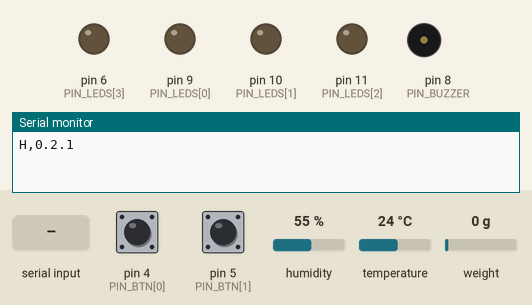
Simulated run of this sketch. Board: Arduino Uno, built with avr-gcc and run on an emulated ATmega328P. On the bench: output pins drawn as LEDs (lit = HIGH), buzzer (waves = sounding, pin HIGH), the last lines printed to the serial monitor. The inputs (shaded band) are chosen by the test bench; at power-on: pin 4 (PIN_BTN[0]) HIGH, pin 5 (PIN_BTN[1]) HIGH, humidity 55 %, temperature 24 °C, weight on the scale 0 g.

Above: at 2.2 s.
2.3 s: "BUZ\n" received over Serial
At 2.73 s:
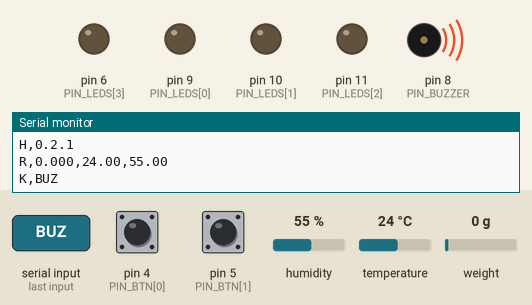
4.3 s: pin 4 (PIN_BTN[0]) pulled LOW for 1 s
6.8 s: "LIGHT\n" received over Serial
8.3 s: "TARE\n" received over Serial
Timing chart, 0 to 11.3 s (numbered marks = the images above; inputs shaded):
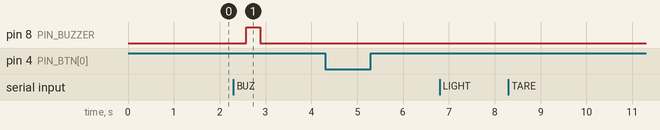

The sketch:

colchon_uno.ino
```cpp
/*
  Colchón Minuta — prototipo con Arduino UNO (USB hacia la PC).
  Mide peso (HX711), temperatura y humedad (AHT20); maneja un LED con brillo,
  un buzzer y dos botones. No habla con Internet: el puente de Python
  (hardware/bridge) lee este puerto serie. Protocolo: docs/hardware_protocolo.md

  Librerías (Administrar bibliotecas): "HX711" de Bogdan Necula,
  "Adafruit AHTX0" (instala también Adafruit BusIO).

  Conexiones (todo a 5 V del USB):
    HX711   DT -> D2, SCK -> D3, VCC -> 5V, GND -> GND
    AHT20   SDA -> A4, SCL -> A5, VCC -> 5V (o 3,3V según tu módulo), GND
    LED x4  D9, D10, D11, D6 -> 220 ohm -> LED -> GND   (PWM: brillo + patron giratorio)
    Buzzer  D8 -> buzzer ACTIVO -> GND
    Botón 1 D4 y GND (INPUT_PULLUP);  Botón 2 D5 y GND
  Si el buzzer toma más de 20 mA, usa un transistor 2N2222 + resistencia de 1 kΩ.
*/
#include <Wire.h>
#include <EEPROM.h>
#include <HX711.h>
#include <Adafruit_AHTX0.h>

const char FW_VERSION[] = "0.2.1";
const long BAUD = 115200;

const uint8_t PIN_HX_DT = 2, PIN_HX_SCK = 3;
const uint8_t PIN_LEDS[4] = {9, 10, 11, 6};  // todos con PWM
const uint8_t PIN_BUZZER = 8;
const uint8_t PIN_BTN[2] = {4, 5};

const unsigned long SAMPLE_EVERY_MS = 2000;
const unsigned long DEBOUNCE_MS = 40;
const unsigned int BUZZ_MAX_MS = 5000;

// EEPROM: [0] marca, [1..4] factor de escala (float).
const int EE_MAGIC_ADDR = 0, EE_SCALE_ADDR = 1;
const uint8_t EE_MAGIC = 0xA7;

HX711 scale;
Adafruit_AHTX0 aht;
bool ahtOk = false;
bool hxOk = false;  // false si el HX711 no responde (p. ej. placa sin balanza)

char lineBuf[48];
uint8_t lineLen = 0;
unsigned long lastSample = 0;
unsigned long buzzUntil = 0;
bool lightsOn = false;
uint8_t lightBrightness = 0;   // 0-100
uint8_t lightSpeed = 50;       // 0-100
uint8_t lightStep = 0;
unsigned long lastLightStep = 0;
bool btnState[2] = {false, false};
unsigned long btnChanged[2] = {0, 0};

void saveScale(float f) {
  EEPROM.update(EE_MAGIC_ADDR, EE_MAGIC);
  EEPROM.put(EE_SCALE_ADDR, f);
}

float loadScale() {
  if (EEPROM.read(EE_MAGIC_ADDR) != EE_MAGIC) return 1.0f;
  float f;
  EEPROM.get(EE_SCALE_ADDR, f);
  if (isnan(f) || f == 0.0f) return 1.0f;
  return f;
}

// Patron giratorio (RF-20, RF-21): un LED al brillo elegido y el anterior atenuado.
void drawLights() {
  uint8_t level = map(lightBrightness, 0, 100, 0, 255);
  for (uint8_t i = 0; i < 4; i++) {
    uint8_t v = 0;
    if (lightsOn) {
      if (i == lightStep) v = level;
      else if (i == (lightStep + 3) % 4) v = level / 4;
    }
    analogWrite(PIN_LEDS[i], v);
  }
}

void updateLights() {
  if (!lightsOn) return;
  // velocidad 0 -> 1000 ms por paso; 100 -> 80 ms por paso
  unsigned long interval = map(lightSpeed, 0, 100, 1000, 80);
  if (millis() - lastLightStep >= interval) {
    lastLightStep = millis();
    lightStep = (lightStep + 1) % 4;
    drawLights();
  }
}

void sendHello() {
  Serial.print(F("H,"));
  Serial.println(FW_VERSION);
}

void sendSample() {
  float weight = NAN, temp = NAN, hum = NAN;
  if (hxOk && scale.wait_ready_timeout(300)) weight = scale.get_units(5);  // kg tras calibrar
  if (ahtOk) {
    sensors_event_t h, t;
    if (aht.getEvent(&h, &t)) {
      temp = t.temperature;
      hum = h.relative_humidity;
    }
  }
  Serial.print(F("R,"));
  Serial.print(weight, 3);
  Serial.print(',');
  Serial.print(temp, 2);
  Serial.print(',');
  Serial.println(hum, 2);
}

void handleCommand(char *line) {
  char *arg = strchr(line, ',');
  if (arg) *arg++ = '\0';

  if (!strcmp(line, "LIGHT")) {
    // LIGHT,<encendido 0|1>,<brillo 0-100>,<velocidad 0-100>
    char *b = arg ? strchr(arg, ',') : NULL;
    char *v = b ? strchr(b + 1, ',') : NULL;
    if (!b || !v) {
      Serial.println(F("E,light_invalid"));
    } else {
      *b = '\0';
      *v = '\0';
      lightsOn = atoi(arg) != 0;
      lightBrightness = constrain(atoi(b + 1), 0, 100);
      lightSpeed = constrain(atoi(v + 1), 0, 100);
      drawLights();
      Serial.println(F("K,LIGHT"));
    }
  } else if (!strcmp(line, "BUZ")) {
    unsigned int ms = constrain(arg ? atoi(arg) : 300, 1, BUZZ_MAX_MS);
    digitalWrite(PIN_BUZZER, HIGH);
    buzzUntil = millis() + ms;
    Serial.println(F("K,BUZ"));
  } else if (!hxOk && (!strcmp(line, "TARE") || !strcmp(line, "RAW") ||
                       !strcmp(line, "CAL"))) {
    // Sin HX711, tare/get_value esperarían para siempre: se responde error.
    Serial.println(F("E,hx711_not_found"));
  } else if (!strcmp(line, "TARE")) {
    scale.tare(10);
    Serial.println(F("K,TARE"));
  } else if (!strcmp(line, "RAW")) {
    // Promedio crudo menos el cero: la PC calcula el factor con un peso conocido.
    Serial.print(F("X,"));
    Serial.println(scale.get_value(10), 1);
  } else if (!strcmp(line, "CAL")) {
    float f = arg ? atof(arg) : 0.0f;
    if (f != 0.0f && !isnan(f)) {
      scale.set_scale(f);
      saveScale(f);
      Serial.println(F("K,CAL"));
    } else {
      Serial.println(F("E,cal_invalid"));
    }
  } else if (!strcmp(line, "PING")) {
    sendHello();
  } else {
    Serial.println(F("E,unknown_command"));
  }
}

void readSerial() {
  while (Serial.available()) {
    char c = Serial.read();
    if (c == '\r') continue;
    if (c == '\n') {
      lineBuf[lineLen] = '\0';
      if (lineLen > 0) handleCommand(lineBuf);
      lineLen = 0;
    } else if (lineLen < sizeof(lineBuf) - 1) {
      lineBuf[lineLen++] = c;
    } else {
      lineLen = 0;  // línea demasiado larga: se descarta
      Serial.println(F("E,line_too_long"));
    }
  }
}

void readButtons() {
  for (uint8_t i = 0; i < 2; i++) {
    bool pressed = digitalRead(PIN_BTN[i]) == LOW;
    if (pressed != btnState[i] && millis() - btnChanged[i] > DEBOUNCE_MS) {
      btnChanged[i] = millis();
      btnState[i] = pressed;
      if (pressed) {
        Serial.print(F("B,"));
        Serial.println(i + 1);
        if (i == 0) {  // el botón 1 silencia el buzzer en el sitio
          digitalWrite(PIN_BUZZER, LOW);
          buzzUntil = 0;
        }
      }
    }
  }
}

void setup() {
  Serial.begin(BAUD);
  for (uint8_t i = 0; i < 4; i++) {
    pinMode(PIN_LEDS[i], OUTPUT);
    analogWrite(PIN_LEDS[i], 0);
  }
  pinMode(PIN_BUZZER, OUTPUT);
  digitalWrite(PIN_BUZZER, LOW);
  for (uint8_t i = 0; i < 2; i++) pinMode(PIN_BTN[i], INPUT_PULLUP);

  scale.begin(PIN_HX_DT, PIN_HX_SCK);
  scale.set_scale(loadScale());
  // tare() espera sin límite a que el HX711 responda: sin balanza conectada el
  // Arduino se quedaría colgado aquí. Solo se tara si responde a tiempo.
  hxOk = scale.wait_ready_timeout(1000);
  if (hxOk) scale.tare(10);  // el colchón debe estar vacío al encender

  ahtOk = aht.begin();
  sendHello();
  if (!hxOk) Serial.println(F("E,hx711_not_found"));
  if (!ahtOk) Serial.println(F("E,aht20_not_found"));
}

void loop() {
  readSerial();
  readButtons();
  updateLights();
  if (buzzUntil && (long)(millis() - buzzUntil) >= 0) {
    digitalWrite(PIN_BUZZER, LOW);
    buzzUntil = 0;
  }
  if (millis() - lastSample >= SAMPLE_EVERY_MS) {
    lastSample = millis();
    sendSample();
  }
}
```

Measured:
- after the input at 2.3 s, pin 8 (PIN_BUZZER): LOW → HIGH after 0.28 s, → LOW 0.30 s later
